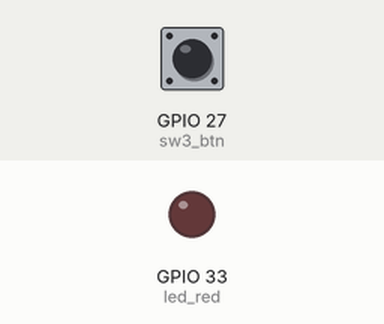
Bench run of a sketch on a simulated ESP32. Parts: output pins drawn as LEDs (lit = HIGH). The test bench sets the inputs (shaded band); at power-on: GPIO 27 (sw3_btn) HIGH.

Above: at 1.2 s.
1.3 s: GPIO 27 (sw3_btn) pulled LOW for 0.15 s
At 1.37 s:
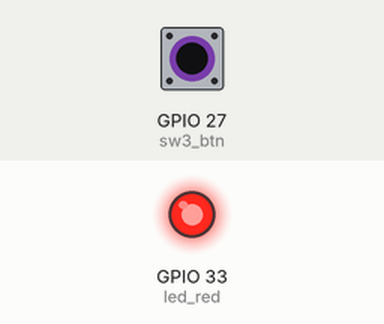
2.9 s: GPIO 27 (sw3_btn) pulled LOW for 3.2 s
At 7.4 s:
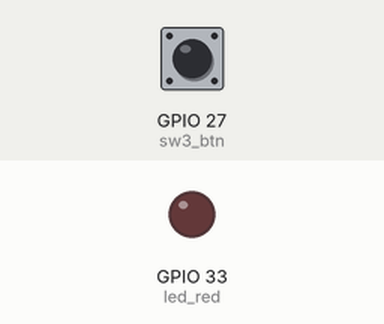
Timing chart, 0 to 8.9 s (numbered marks = the images above; inputs shaded):
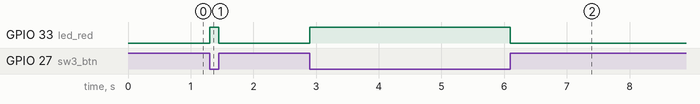

The sketch:

Interrupt.ino
```cpp
const int led_red = 33;
const int sw3_btn = 27;
volatile bool switchState = 0;

void setup() {
  pinMode(led_red,OUTPUT);
  pinMode(sw3_btn,INPUT);
  attachInterrupt(digitalPinToInterrupt(sw3_btn), ISR, CHANGE);
}

void ISR()
{
  switchState = !switchState;
  digitalWrite(led_red,switchState);
}

void loop() {
  delay(1000);
}
```

Measured:
- after the input at 1.3 s, GPIO 33 (led_red): LOW → HIGH at once, → LOW 0.15 s later
- after the input at 2.9 s, GPIO 33 (led_red): LOW → HIGH at once, → LOW 3.2 s later
